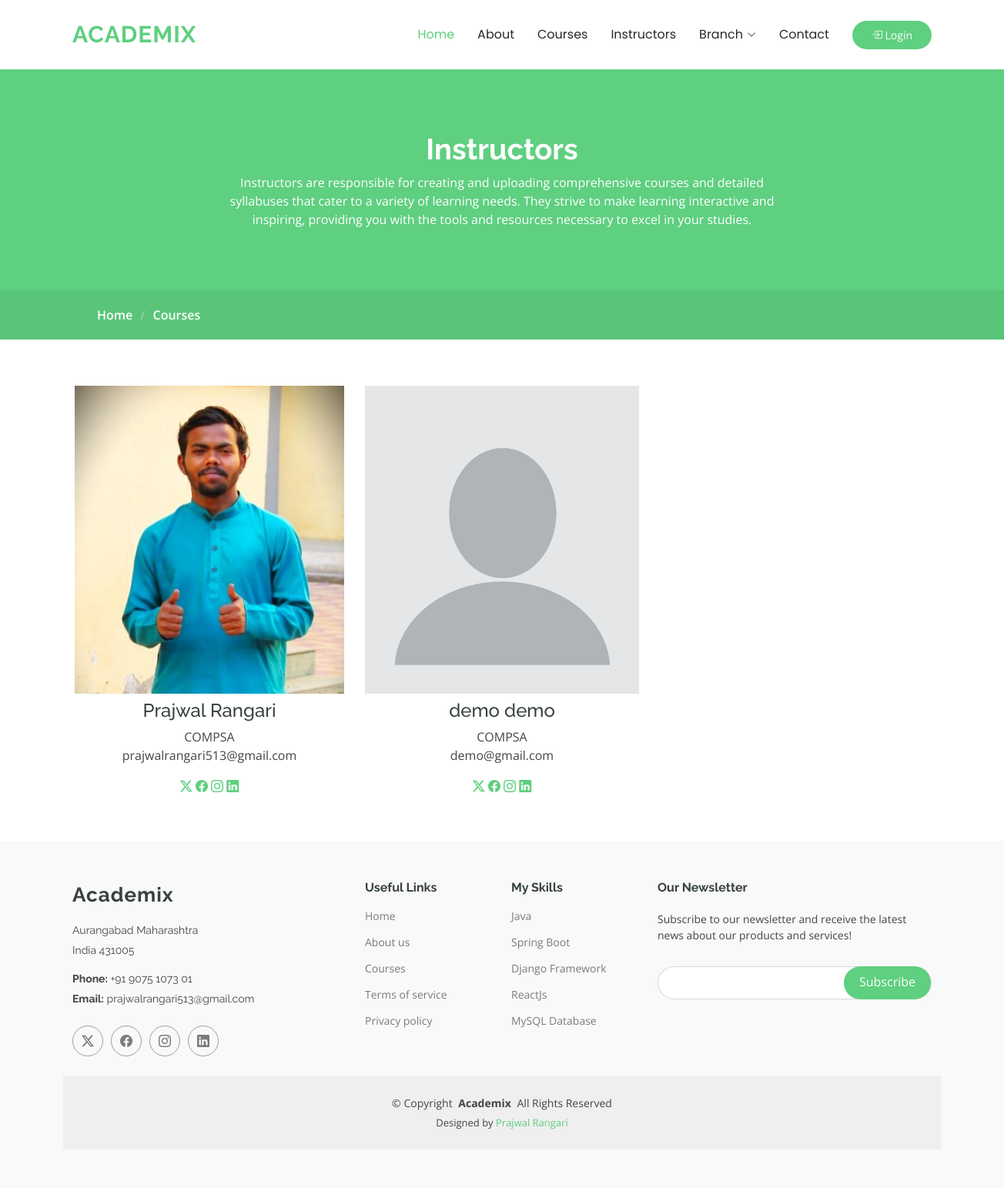
Page /instructors on the committed database.
### authentication/models.py (models this page shows, shortened)
class Profile(models.Model):
    USER_TYPE_CHOICES = [
        ('STUDENT', 'student'),
        ('TEACHER', 'teacher'),
    ]
    user = models.OneToOneField(User, on_delete=models.CASCADE)
    email = models.CharField(max_length=100)
    contact_number = models.CharField(max_length=100)
    year = models.CharField(max_length=100, default='')
    branch = models.CharField(max_length=100, default='')
    roll_number = models.CharField(max_length=100)
    user_type = models.CharField(max_length=10, choices=USER_TYPE_CHOICES, default='')
    profile_img = models.ImageField(default='default.png', upload_to='user_images/')

### academixapp/views.py (the view)
# urls.py: path('instructors', views.all_instructors, name='all_instructors'),
def all_instructors(request):
    profiles = Profile.objects.all()
    return render(request, 'academixapp/instructors.html', {'profiles':profiles})

### templates/academixapp/instructors.html
{% extends 'academixapp/base.html' %}
{% block body %}
<div class="page-title" data-aos="fade">
  <div class="heading">
    <div class="container">
      <div class="row d-flex justify-content-center text-center">
        <div class="col-lg-8">
          <h1>Instructors</h1>
          <p class="mb-0">Instructors are responsible for creating and uploading comprehensive courses and detailed
            syllabuses that cater to a variety of learning needs. They strive to make learning interactive and
            inspiring, providing you with the tools and resources necessary to excel in your studies.</p>
        </div>
      </div>
    </div>
  </div>
  <nav class="breadcrumbs">
    <div class="container">
      <ol>
        <li><a href="index.html">Home</a></li>
        <li class="current">Courses</li>
      </ol>
    </div>
  </nav>
</div>
<div id="instructors" class="instructor section">
  <div class="container">
    <div class="row">
      {% for profile in profiles %}
      {% if profile.user_type == 'TEACHER' %}
      <div class="col-lg-4 col-md-6 d-flex align-items-center justify-content-center" data-aos="fade-up"
        data-aos-delay="100">
        <div class="member">
          <img src="{{ profile.profile_img.url }}" class="img-fluid" alt="" style="width:100%; height: 400px;" />
          <div class="member-content text-center mt-2">
            <h4>{{profile.user.first_name}} {{profile.user.last_name}}</h4>
            <span>{{profile.branch}}</span>
            <p>
              {{profile.email}}
            </p>
            <div class="social">
              <a href=""><i class="bi bi-twitter-x"></i></a>
              <a href=""><i class="bi bi-facebook"></i></a>
              <a href=""><i class="bi bi-instagram"></i></a>
              <a href=""><i class="bi bi-linkedin"></i></a>
            </div>
          </div>
        </div>
      </div>
      {% endif %}
      {% endfor %}
    </div>
  </div>
</div>
{% endblock %}

### static/academixapp/main.css (style rules this page uses)
:root { --default-font: "Open Sans", system-ui, -apple-system, "Segoe UI", Roboto, "Helvetica Neue", Arial, "Noto Sans", "Liberation Sans", sans-serif, "Apple Color Emoji", "Segoe UI Emoji", "Segoe UI Symbol", "Noto Color Emoji"; --heading-font: "Raleway", sans-serif; --nav-font: "Poppins", sans-serif; }
:root { --background-color: #ffffff; --default-color: #444444; --heading-color: #37423b; --accent-color: #5fcf80; --surface-color: #ffffff; --contrast-color: #ffffff; }
:root { --nav-color: #272828; --nav-hover-color: #5fcf80; --nav-mobile-background-color: #ffffff; --nav-dropdown-background-color: #ffffff; --nav-dropdown-color: #272828; --nav-dropdown-hover-color: #5fcf80; }
:root { scroll-behavior: smooth; }
body { color: var(--default-color); background-color: var(--background-color); font-family: var(--default-font); }
a { color: var(--accent-color); text-decoration: none; transition: 0.3s; }
h1, h2, h3, h4, h5, h6 { color: var(--heading-color); font-family: var(--heading-font); }
.page-title { --default-color: var(--contrast-color); --background-color: var(--accent-color); --heading-color: var(--contrast-color); color: var(--default-color); background-color: var(--background-color); position: relative; }
.page-title .heading { padding: 80px 0; border-top: 1px solid color-mix(in srgb, var(--default-color), transparent 90%); }
.page-title .heading h1 { font-size: 38px; font-weight: 700; }
.page-title nav { background-color: color-mix(in srgb, var(--accent-color) 90%, black 5%); padding: 20px 0; }
.page-title nav a { color: var(--default-color); }
.page-title nav ol { display: flex; flex-wrap: wrap; list-style: none; margin: 0; font-size: 16px; font-weight: 600; }
.page-title nav ol li + li { padding-left: 10px; }
.page-title nav ol li + li::before { content: "/"; display: inline-block; padding-right: 10px; color: color-mix(in srgb, var(--default-color), transparent 70%); }
section, .section { color: var(--default-color); background-color: var(--background-color); padding: 60px 0; scroll-margin-top: 900px; overflow: clip; }

### rows in the picture
Profile: profile_img (picture), user.first_name "Prajwal", user.last_name "Rangari", branch "COMPSA", email "prajwalrangari513@gmail.com"
Profile: profile_img (placeholder picture), user.first_name "demo", user.last_name "demo", branch "COMPSA", email "demo@gmail.com"
